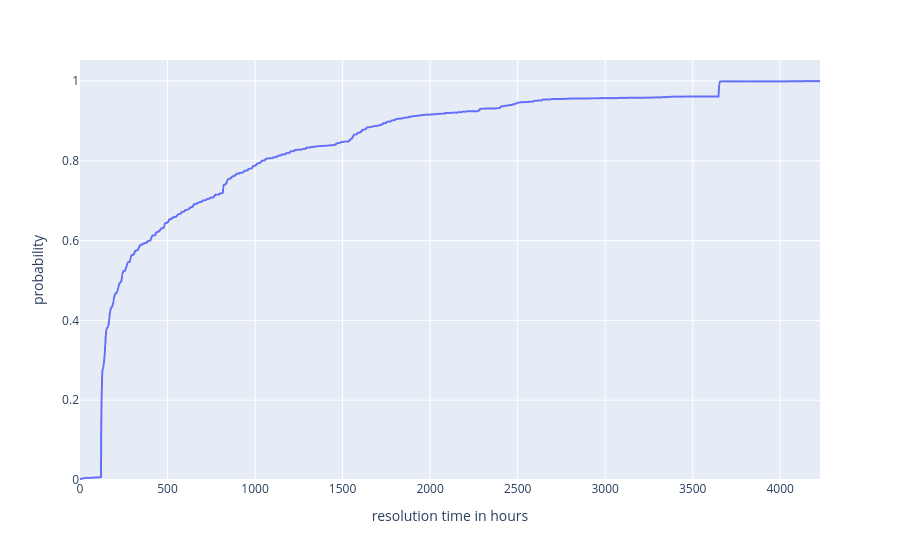

Notebook code cell kept with this figure:
### Code cell
import plotly.express as px
fig = px.ecdf(df, x="resolution_time", labels=dict(resolution_time="resolution time in hours"))
fig.show()

### Figure 1 — Plotly figure (JSON) as saved in the notebook; plotly's stock layout.template omitted (floating-point values rounded to 4 significant figures; data arrays with more than 128 entries replaced by an {"elided": "..."} marker saying what was removed)
{"data": [{"hovertemplate": "resolution time in hours=%{x}<br>probability=%{y}<extra></extra>", "legendgroup": "", "line": {"dash": "solid", "shape": "hv"}, "marker": {"color": "#636efa", "symbol": "circle"}, "mode": "lines", "name": "", "showlegend": false, "type": "scattergl", "x": {"elided": "3807 float values"}, "xaxis": "x", "y": {"elided": "3807 float values"}, "yaxis": "y"}], "layout": {"legend": {"tracegroupgap": 0}, "margin": {"t": 60}, "xaxis": {"anchor": "y", "domain": [0, 1], "title": {"text": "resolution time in hours"}}, "yaxis": {"anchor": "x", "domain": [0, 1], "rangemode": "tozero", "title": {"text": "probability"}}}}
